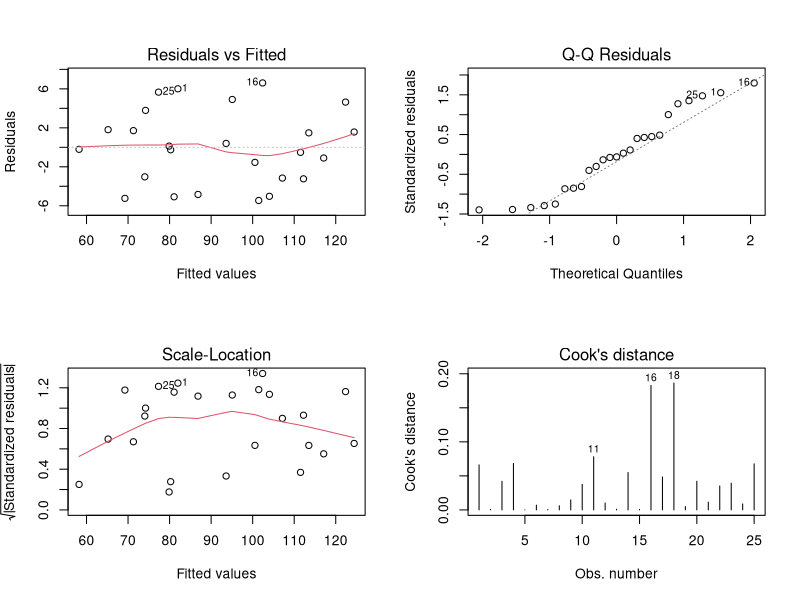
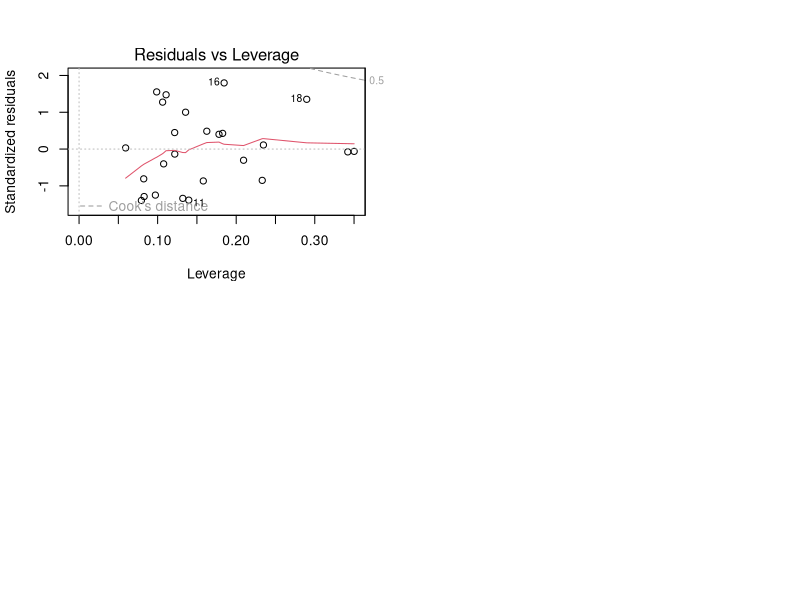

Reproduce these figures in R, in order.
library(readxl)
jobs <- read_excel("data.xlsx", col_names = FALSE)
colnames(jobs) <- c("proficiency", "t1", "t2", "t3", "t4")
summary(jobs)
par(mfrow = c(2, 2))
# Assuming the data frame is 'jobs' with columns proficiency, t1, t2, t3, t4:
best_model <- lm(proficiency ~ t1 + t3 + t4, data = jobs)
summary(best_model)
plot(best_model, which = 1)  # Residuals vs Fitted
plot(best_model, which = 2)  # Normal Q-Q plot
plot(best_model, which = 3)  # Scale-Location plot (spread vs. fitted)
plot(best_model, which = 4)  # Cook's distance
plot(best_model, which = 5)  # Residuals vs Leverage
